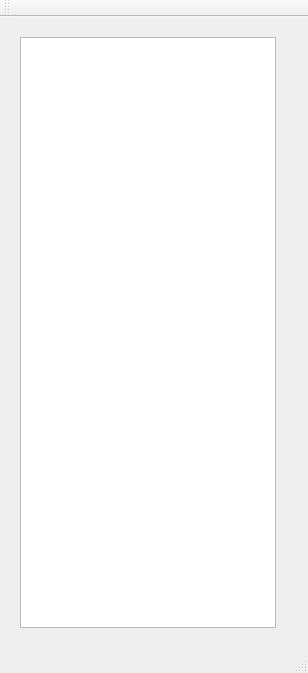
<?xml version="1.0" encoding="UTF-8"?>
<ui version="4.0">
 <class>MainWindow</class>
 <widget class="QMainWindow" name="MainWindow">
  <property name="geometry">
   <rect>
    <x>0</x>
    <y>0</y>
    <width>308</width>
    <height>673</height>
   </rect>
  </property>
  <property name="windowTitle">
   <string>MainWindow</string>
  </property>
  <widget class="QWidget" name="centralWidget">
   <widget class="CustomNavListView" name="listView">
    <property name="geometry">
     <rect>
      <x>20</x>
      <y>20</y>
      <width>256</width>
      <height>591</height>
     </rect>
    </property>
    <property name="styleSheet">
     <string notr="true"/>
    </property>
   </widget>
  </widget>
  <widget class="QMenuBar" name="menuBar">
   <property name="geometry">
    <rect>
     <x>0</x>
     <y>0</y>
     <width>308</width>
     <height>19</height>
    </rect>
   </property>
  </widget>
  <widget class="QToolBar" name="mainToolBar">
   <attribute name="toolBarArea">
    <enum>TopToolBarArea</enum>
   </attribute>
   <attribute name="toolBarBreak">
    <bool>false</bool>
   </attribute>
  </widget>
  <widget class="QStatusBar" name="statusBar"/>
 </widget>
 <layoutdefault spacing="6" margin="11"/>
 <customwidgets>
  <customwidget>
   <class>CustomNavListView</class>
   <extends>QListView</extends>
   <header>customnavdelegate.h</header>
  </customwidget>
 </customwidgets>
 <resources/>
 <connections/>
</ui>
